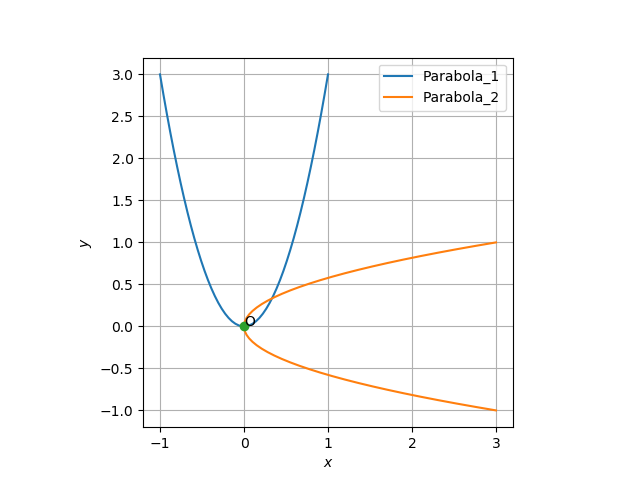

This figure's Python source:
import numpy as np
import math
import matplotlib.pyplot as plt
from numpy import linalg as LA
from coeffs import *

fig = plt.figure()
ax = fig.add_subplot(111, aspect='equal')

len = 50
o=np.vstack([0,0])
y_11 = np.linspace(-1,1,len)
y_21= np.power((3**0.5)*y_11,2)

y_1 = np.vstack((y_11,y_21))


y_22 = np.linspace(-1,1,len)
y_21 = np.power((3**0.5)*y_22,2)

y_2= np.vstack((y_21,y_22))


plt.plot(y_1[0,:],y_1[1,:],label='Parabola_1')
plt.plot(y_2[0,:],y_2[1,:],label='Parabola_2')
plt.plot(o[0], o[1], 'o')
plt.text(o[0] * (1 + 0.5), o[1] * (1 - 0.1) , 'O')

ax.plot()
plt.xlabel('$x$');plt.ylabel('$y$')
plt.legend(loc='best');plt.grid()
plt.show()
